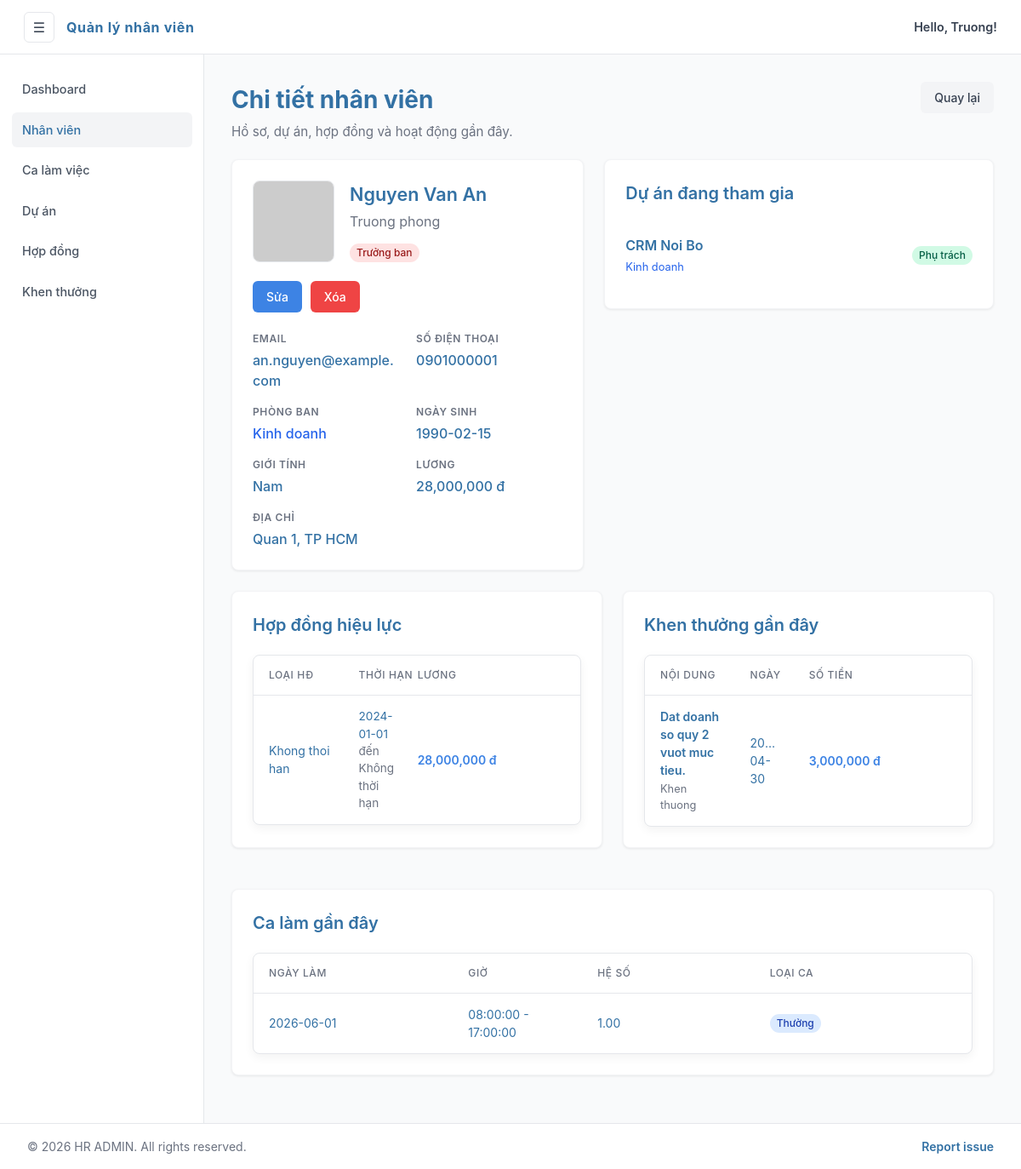
Page /php-web/nhan_vien/chi_tiet.php?id=1 on the committed database.
### tables this page shows
CREATE TABLE IF NOT EXISTS Nhan_vien (
    id INT AUTO_INCREMENT PRIMARY KEY,
    ten VARCHAR(255) NOT NULL,
    sdt VARCHAR(15),
    email VARCHAR(255),
    dia_chi TEXT,
    ngay_sinh DATE,
    gioi_tinh VARCHAR(10),
    phong_ban VARCHAR(100),
    chuc_vu VARCHAR(100),
    truong_ban BOOLEAN DEFAULT FALSE,
    luong DECIMAL(15, 2)
);

CREATE TABLE IF NOT EXISTS Du_an (
    id INT AUTO_INCREMENT PRIMARY KEY,
    ten_du_an VARCHAR(255) NOT NULL,
    mo_ta TEXT,
    ngay_bat_dau DATE,
    ngay_ket_thuc DATE,
    ten_phong_ban VARCHAR(100),
    id_nhan_vien INT,
     
    FOREIGN KEY (id_nhan_vien) REFERENCES Nhan_vien(id) ON DELETE
    SET NULL
);

CREATE TABLE IF NOT EXISTS Hop_dong_lao_dong (
    id INT AUTO_INCREMENT PRIMARY KEY,
    id_nhan_vien INT NOT NULL,
    loai_hop_dong VARCHAR(100),
    ngay_bat_dau DATE NOT NULL,
    ngay_ket_thuc DATE,
    luong_co_ban DECIMAL(15, 2),
    trang_thai VARCHAR(50) DEFAULT 'Đang hiệu lực',
    FOREIGN KEY (id_nhan_vien) REFERENCES Nhan_vien(id) ON DELETE CASCADE
);

CREATE TABLE IF NOT EXISTS Danh_gia_khen_thuong (
    id INT AUTO_INCREMENT PRIMARY KEY,
    id_nhan_vien INT NOT NULL,
    loai_khen_thuong VARCHAR(100) NOT NULL,
    ngay_ghi_nhan DATE NOT NULL,
    so_tien DECIMAL(15, 2) DEFAULT 0,
    ly_do TEXT,
    FOREIGN KEY (id_nhan_vien) REFERENCES Nhan_vien(id) ON DELETE CASCADE
);

CREATE TABLE IF NOT EXISTS Ca_lam (
    id INT AUTO_INCREMENT PRIMARY KEY,
    id_nhan_vien INT NOT NULL,
    gio_bat_dau TIME,
    gio_ket_thuc TIME,
    ngay_lam DATE,
    he_so DECIMAL(3, 2) DEFAULT 1.00,
    tang_ca BOOLEAN DEFAULT FALSE,
    FOREIGN KEY (id_nhan_vien) REFERENCES Nhan_vien(id) ON DELETE CASCADE
);

### php-web/nhan_vien/chi_tiet.php (the view, shortened to what this page needs)
<?php
require_once '../includes/db_connect.php';
function section_detail_link($department_name)
{
  $department_name = trim((string) $department_name);
  return '../phong_ban/chi_tiet.php?name=' . urlencode($department_name);
}
function award_title($award)
{
  $reason = trim((string) ($award['ly_do'] ?? ''));
  if ($reason !== '') {
    return $reason;
  }
  return (string) ($award['loai_khen_thuong'] ?? 'Không có nội dung');
}
function award_subtext($award)
{
  $reason = trim((string) ($award['ly_do'] ?? ''));
  if ($reason !== '') {
    return (string) ($award['loai_khen_thuong'] ?? '');
  }
  return 'Không có lý do bổ sung';
}
$id = isset($_GET['id']) ? (int) $_GET['id'] : 0;
$stmt = $mysqli->prepare("SELECT * FROM Nhan_vien WHERE id = ?");
$stmt->bind_param("i", $id);
$stmt->execute();
$employee = $stmt->get_result()->fetch_assoc();
$stmt = $mysqli->prepare(
  "SELECT * FROM Du_an
   WHERE id_nhan_vien = ?
     AND (ngay_ket_thuc IS NULL OR ngay_ket_thuc >= CURDATE())
   ORDER BY ngay_bat_dau DESC, id DESC"
);
$stmt->bind_param("i", $id);
$stmt->execute();
$projects = $stmt->get_result()->fetch_all(MYSQLI_ASSOC);
$stmt = $mysqli->prepare(
  "SELECT * FROM Hop_dong_lao_dong
   WHERE id_nhan_vien = ? AND trang_thai = 'Đang hiệu lực'
   ORDER BY ngay_bat_dau DESC, id DESC"
);
$stmt->bind_param("i", $id);
$stmt->execute();
$contracts = $stmt->get_result()->fetch_all(MYSQLI_ASSOC);
$stmt = $mysqli->prepare(
  "SELECT * FROM Danh_gia_khen_thuong
   WHERE id_nhan_vien = ?
   ORDER BY ngay_ghi_nhan DESC, id DESC
   LIMIT 5"
);
$stmt->bind_param("i", $id);
$stmt->execute();
$awards = $stmt->get_result()->fetch_all(MYSQLI_ASSOC);
$stmt = $mysqli->prepare(
  "SELECT * FROM Ca_lam
   WHERE id_nhan_vien = ?
   ORDER BY ngay_lam DESC, gio_bat_dau DESC
   LIMIT 5"
);
$stmt->bind_param("i", $id);
$stmt->execute();
$shifts = $stmt->get_result()->fetch_all(MYSQLI_ASSOC);
$avatar_url = 'https://ui-avatars.com/api/?name=' . urlencode($employee['ten']) . '&background=111827&color=fff&size=128&bold=true';
$employee_department_link = section_detail_link($employee['phong_ban']);
include '../includes/header.php';
?>
<div class="page-heading">
  <div>
    <h1>Chi tiết nhân viên</h1>
    <p>Hồ sơ, dự án, hợp đồng và hoạt động gần đây.</p>
  </div>
  <a href="index.php" class="btn btn-secondary">Quay lại</a>
</div>
<div class="profile-layout">
  <section class="card profile-card">
    <div class="profile-header">
      <img src="<?= htmlspecialchars($avatar_url) ?>" alt="<?= htmlspecialchars($employee['ten']) ?>" class="profile-avatar">
      <div class="profile-title">
        <h2><?= htmlspecialchars($employee['ten']) ?></h2>
        <p><?= htmlspecialchars($employee['chuc_vu'] ?: 'Chưa có chức vụ') ?></p>
        <?php if ($employee['truong_ban']): ?>
          <span class="status-badge leader">Trưởng ban</span>
        <?php endif; ?>
      </div>
    </div>
    <div class="profile-actions">
      <a href="sua.php?id=<?= $employee['id'] ?>" class="btn btn-primary">Sửa</a>
      <a href="xoa.php?id=<?= $employee['id'] ?>" class="btn btn-danger" onclick="return confirm('Bạn chắc chắn muốn xóa nhân viên này?');">Xóa</a>
    </div>
    <dl class="info-list">
      <div>
        <dt>Email</dt>
        <dd><?= htmlspecialchars($employee['email'] ?: 'Chưa có') ?></dd>
      </div>
      <div>
        <dt>Số điện thoại</dt>
        <dd><?= htmlspecialchars($employee['sdt'] ?: 'Chưa có') ?></dd>
      </div>
      <div>
        <dt>Phòng ban</dt>
        <dd>
          <?php if ($employee_department_link): ?>
            <a href="<?= htmlspecialchars($employee_department_link) ?>" class="inline-link">
              <?= htmlspecialchars($employee['phong_ban']) ?>
            </a>
          <?php else: ?>
            Chưa có
          <?php endif; ?>
        </dd>
      </div>
      <div>
        <dt>Ngày sinh</dt>
        <dd><?= htmlspecialchars($employee['ngay_sinh'] ?: 'Chưa có') ?></dd>
      </div>
      <div>
        <dt>Giới tính</dt>
        <dd><?= htmlspecialchars($employee['gioi_tinh'] ?: 'Chưa có') ?></dd>
      </div>
      <div>
        <dt>Lương</dt>
        <dd><?= number_format((float) $employee['luong']) ?> đ</dd>
      </div>
      <div class="info-span">
        <dt>Địa chỉ</dt>
        <dd><?= htmlspecialchars($employee['dia_chi'] ?: 'Chưa có') ?></dd>
      </div>
    </dl>
  </section>
  <section class="card">
    <div class="card-header">
      <h2>Dự án đang tham gia</h2>
    </div>
    <div class="list-stack">
      <?php foreach ($projects as $project): ?>
        <?php $department_link = section_detail_link($project['ten_phong_ban']); ?>
        <div class="detail-item">
          <div>
            <div class="text-strong"><?= htmlspecialchars($project['ten_du_an']) ?></div>
            <?php if ($department_link): ?>
              <a href="<?= htmlspecialchars($department_link) ?>" class="sub-text inline-link">
                <?= htmlspecialchars($project['ten_phong_ban']) ?>
              </a>
            <?php else: ?>
              <div class="sub-text">Chưa có phòng ban</div>
            <?php endif; ?>
          </div>
          <span class="badge badge-success">Phụ trách</span>
        </div>
      <?php endforeach; ?>
    </div>
  </section>
</div>
<div class="detail-grid">
  <section class="card">
    <div class="card-header">
      <h2>Hợp đồng hiệu lực</h2>
    </div>
    <div class="table-container">
      <table>
        <thead>
          <tr>
            <th>Loại HĐ</th>
            <th>Thời hạn</th>
            <th>Lương</th>
          </tr>
        </thead>
        <tbody>
          <?php foreach ($contracts as $contract): ?>
            <tr>
              <td><?= htmlspecialchars($contract['loai_hop_dong']) ?></td>
              <td>
                <div class="text-small"><?= htmlspecialchars($contract['ngay_bat_dau']) ?></div>
                <div class="text-small-muted">đến <?= htmlspecialchars($contract['ngay_ket_thuc'] ?: 'Không thời hạn') ?></div>
              </td>
              <td class="text-primary-strong"><?= number_format((float) $contract['luong_co_ban']) ?> đ</td>
            </tr>
          <?php endforeach; ?>
        </tbody>
      </table>
    </div>
  </section>
  <section class="card">
    <div class="card-header">
      <h2>Khen thưởng gần đây</h2>
    </div>
    <div class="table-container">
      <table>
        <thead>
          <tr>
            <th>Nội dung</th>
            <th>Ngày</th>
            <th>Số tiền</th>
          </tr>
        </thead>
        <tbody>
          <?php foreach ($awards as $award): ?>
            <tr>
              <td>
                <div class="text-strong"><?= htmlspecialchars(award_title($award)) ?></div>
                <div class="sub-text"><?= htmlspecialchars(award_subtext($award)) ?></div>
              </td>
              <td><?= htmlspecialchars($award['ngay_ghi_nhan']) ?></td>
              <td class="text-primary-strong"><?= number_format((float) $award['so_tien']) ?> đ</td>
            </tr>
          <?php endforeach; ?>
        </tbody>
      </table>
    </div>
  </section>
  <section class="card detail-grid-wide">
    <div class="card-header">
      <h2>Ca làm gần đây</h2>
    </div>
    <div class="table-container">
      <table>
        <thead>
          <tr>
            <th>Ngày làm</th>
            <th>Giờ</th>
            <th>Hệ số</th>
            <th>Loại ca</th>
          </tr>
        </thead>
        <tbody>
          <?php foreach ($shifts as $shift): ?>
            <tr>
              <td><?= htmlspecialchars($shift['ngay_lam']) ?></td>
              <td><?= htmlspecialchars($shift['gio_bat_dau']) ?> - <?= htmlspecialchars($shift['gio_ket_thuc']) ?></td>
              <td><?= htmlspecialchars((string) $shift['he_so']) ?></td>
              <td>
                <span class="badge <?= $shift['tang_ca'] ? 'badge-warning' : 'badge-info' ?>">
                  <?= $shift['tang_ca'] ? 'Tăng ca' : 'Thường' ?>
                </span>
              </td>
            </tr>
          <?php endforeach; ?>
        </tbody>
      </table>
    </div>
  </section>
</div>
<?php include '../includes/footer.php'; ?>

### rows in the picture
nhan_vien: ten "Nguyen Van An", chuc_vu "Truong phong", email "an.nguyen@example.com", sdt "0901000001", phong_ban "Kinh doanh", ngay_sinh "1990-02-15", gioi_tinh "Nam", luong "28,000,000", dia_chi "Quan 1, TP HCM"
du_an: ten_du_an "CRM Noi Bo", ten_phong_ban "Kinh doanh"
hop_dong_lao_dong: loai_hop_dong "Khong thoi han", ngay_bat_dau "2024-01-01", ngay_ket_thuc "Không thời hạn", luong_co_ban "28,000,000"
danh_gia_khen_thuong: ly_do "Dat doanh so quy 2 vuot muc tieu.", loai_khen_thuong "Khen thuong", ngay_ghi_nhan "20…", so_tien "3,000,000"
ca_lam: ngay_lam "2026-06-01", gio_bat_dau "08:00:00", gio_ket_thuc "17:00:00", he_so "1.00", tang_ca "Thường"

### other values in the picture
$item['label'] "Dashboard"
$item['label'] "Nhân viên"
$item['label'] "Ca làm việc"
$item['label'] "Dự án"
$item['label'] "Hợp đồng"
$item['label'] "Khen thưởng"
